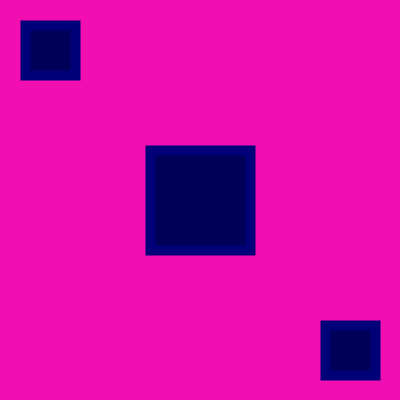
Frame 1 (no input)
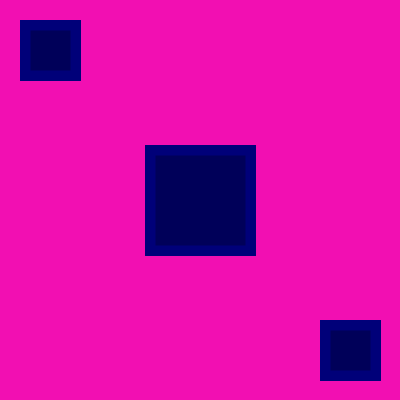
Frame 60 (the mouse pressed at the canvas centre just before this capture)
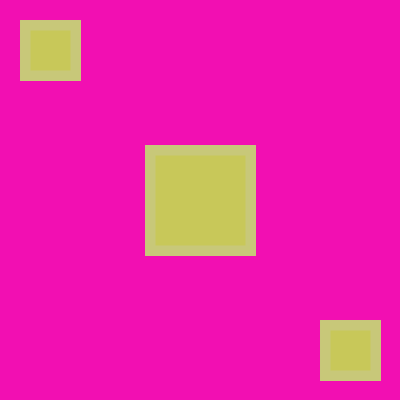
Frame 120 (the mouse held since frame 60 and released just before this capture)

The Processing sketch that drew these frames (run headless with seeded random() and noise(); from frame 60 on, the mouse is pressed at the canvas centre):

// Processing sketch: processing_112336
// ── processing_112336.pde

void setup(){
  size(400,400);
background(242,15,178);
  rectMode(CENTER);
}


void draw(){
  //background(242,115,178);
  //noStroke();
  strokeWeight(10);
  stroke(mouseY,mouseX,121);
  fill(mouseX,mouseY,89);
  rect(width/2,width/2,100,100);
  rect(width/8,height/8,50,50);
  rect(7*width/8,7*height/8,50,50);
  
  println(mouseX+""+mouseY);
  
}
